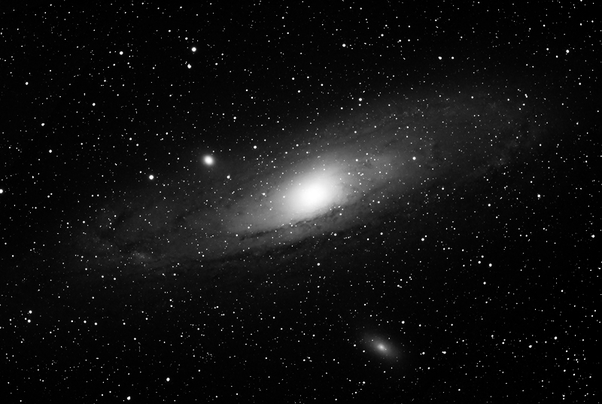
#> input picture Morphology/star.png, 602 x 404 px
$ jupyter execute segment_nebula.ipynb
#> lines starting #> are read from the running program, lines starting #| are printed output that depends on the picture
[cell 1]
import cv2
import numpy as np
import matplotlib.pyplot as plt

[cell 2]
# 读取原始图像
img = cv2.imread('./star.png', 0)
#> img is the input picture: shape (404, 602); min 0, max 255, mean 17.2

[cell 3]
plt.imshow(img, cmap='gray')

[cell 4]
# 定义结构元素
kernel1 = np.ones((3,3), np.uint8)
kernel2 = np.ones((5,5), np.uint8)
kernel3 = np.ones((7,7), np.uint8)

# 进行开操作
opening1 = cv2.morphologyEx(img, cv2.MORPH_OPEN, kernel1)
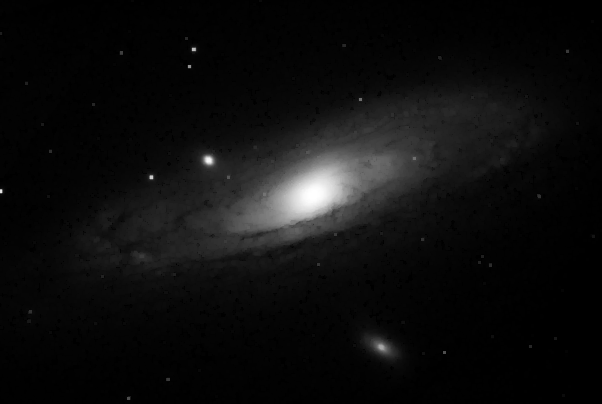
#> opening1: shape (404, 602); min 0, max 255, mean 13.8
opening2 = cv2.morphologyEx(img, cv2.MORPH_OPEN, kernel2)
opening3 = cv2.morphologyEx(img, cv2.MORPH_OPEN, kernel3)

[cell 5]
fig, axs = plt.subplots(2, 2)
axs[0, 0].imshow(img, cmap='gray')
axs[0, 0].set_title('origin image')
axs[0, 0].axis('off')
axs[0, 1].imshow(opening1, cmap='gray')
axs[0, 1].set_title('Kernel = 3')
axs[0, 1].axis('off')
axs[1, 0].imshow(opening2, cmap='gray')
axs[1, 0].set_title('Kernel = 5')
axs[1, 0].axis('off')
axs[1, 1].imshow(opening3, cmap='gray')
axs[1, 1].set_title('Kernel = 7')
axs[1, 1].axis('off')
# 调整子图间距
plt.tight_layout()
plt.show()
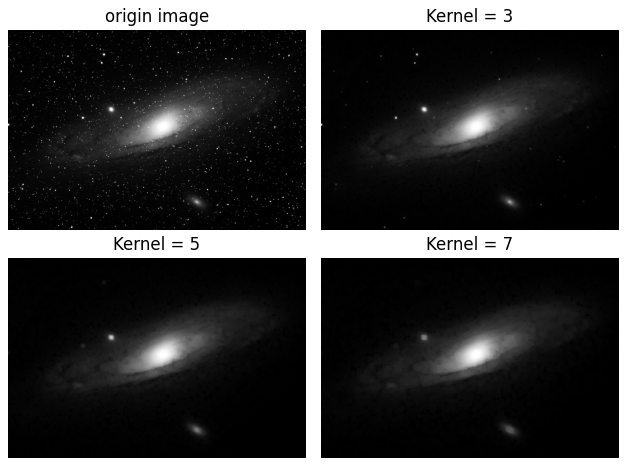
#> figure drawn by matplotlib, 4 panels
